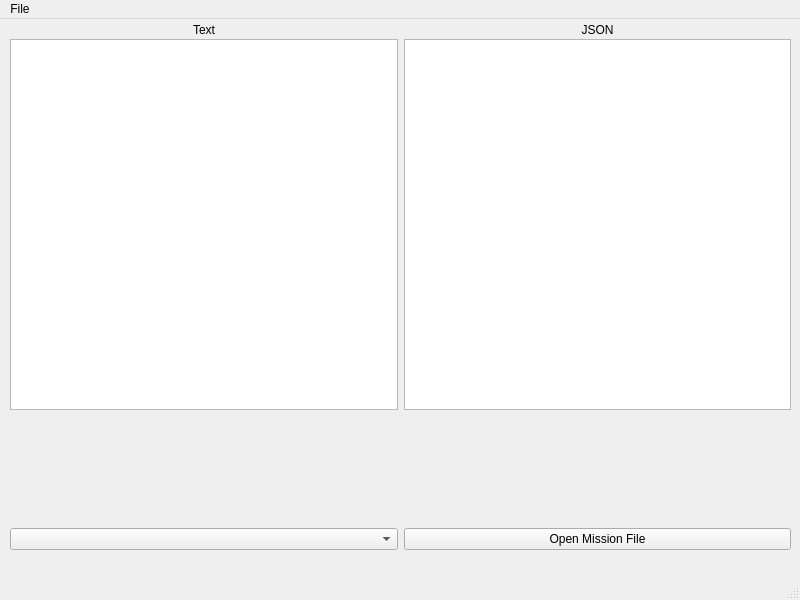
<?xml version="1.0" encoding="UTF-8"?>
<ui version="4.0">
 <class>MainWindow</class>
 <widget class="QMainWindow" name="MainWindow">
  <property name="geometry">
   <rect>
    <x>0</x>
    <y>0</y>
    <width>800</width>
    <height>600</height>
   </rect>
  </property>
  <property name="windowTitle">
   <string>MainWindow</string>
  </property>
  <widget class="QWidget" name="centralwidget">
   <widget class="QWidget" name="horizontalLayoutWidget">
    <property name="geometry">
     <rect>
      <x>10</x>
      <y>20</y>
      <width>781</width>
      <height>371</height>
     </rect>
    </property>
    <layout class="QHBoxLayout" name="horizontalLayout">
     <item>
      <widget class="QTextEdit" name="textDisplay">
       <property name="lineWrapMode">
        <enum>QTextEdit::NoWrap</enum>
       </property>
       <property name="readOnly">
        <bool>true</bool>
       </property>
      </widget>
     </item>
     <item>
      <widget class="QTextEdit" name="jsonDisplay">
       <property name="lineWrapMode">
        <enum>QTextEdit::NoWrap</enum>
       </property>
       <property name="readOnly">
        <bool>true</bool>
       </property>
      </widget>
     </item>
    </layout>
   </widget>
   <widget class="QWidget" name="verticalLayoutWidget">
    <property name="geometry">
     <rect>
      <x>10</x>
      <y>400</y>
      <width>781</width>
      <height>91</height>
     </rect>
    </property>
    <layout class="QVBoxLayout" name="verticalLayout"/>
   </widget>
   <widget class="QWidget" name="horizontalLayoutWidget_2">
    <property name="geometry">
     <rect>
      <x>10</x>
      <y>500</y>
      <width>781</width>
      <height>41</height>
     </rect>
    </property>
    <layout class="QHBoxLayout" name="horizontalLayout_2">
     <item>
      <widget class="QComboBox" name="comboBox"/>
     </item>
     <item>
      <widget class="QPushButton" name="openFile">
       <property name="text">
        <string>Open Mission File</string>
       </property>
      </widget>
     </item>
    </layout>
   </widget>
   <widget class="QWidget" name="horizontalLayoutWidget_3">
    <property name="geometry">
     <rect>
      <x>10</x>
      <y>0</y>
      <width>781</width>
      <height>21</height>
     </rect>
    </property>
    <layout class="QHBoxLayout" name="horizontalLayout_3">
     <item>
      <widget class="QLabel" name="label">
       <property name="text">
        <string>Text</string>
       </property>
       <property name="textFormat">
        <enum>Qt::AutoText</enum>
       </property>
       <property name="alignment">
        <set>Qt::AlignCenter</set>
       </property>
      </widget>
     </item>
     <item>
      <widget class="QLabel" name="label_2">
       <property name="text">
        <string>JSON</string>
       </property>
       <property name="alignment">
        <set>Qt::AlignCenter</set>
       </property>
      </widget>
     </item>
    </layout>
   </widget>
  </widget>
  <widget class="QMenuBar" name="menubar">
   <property name="geometry">
    <rect>
     <x>0</x>
     <y>0</y>
     <width>800</width>
     <height>25</height>
    </rect>
   </property>
   <widget class="QMenu" name="menuFile">
    <property name="title">
     <string>File</string>
    </property>
    <addaction name="actionOpen"/>
    <addaction name="actionQuit"/>
   </widget>
   <addaction name="menuFile"/>
  </widget>
  <widget class="QStatusBar" name="statusbar"/>
  <action name="actionOpen">
   <property name="text">
    <string>Open</string>
   </property>
  </action>
  <action name="actionQuit">
   <property name="text">
    <string>Quit</string>
   </property>
  </action>
 </widget>
 <resources/>
 <connections/>
</ui>
